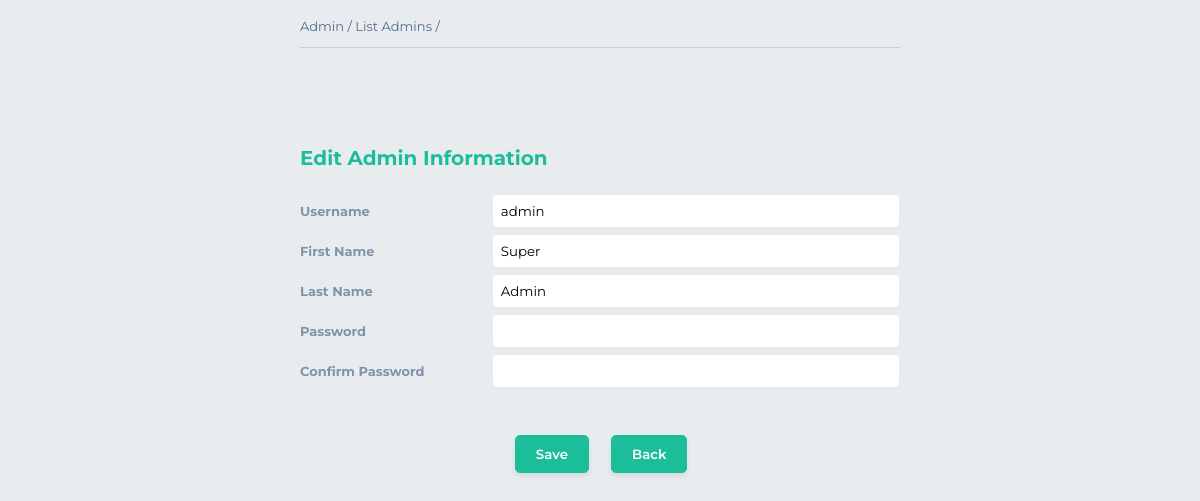
The page /opensips-cp/web/tools/admin/list_admins/list_admins.php?action=edit&id=1 (signed in) on the database its author committed.
### tables this page shows
CREATE TABLE `ocp_admin_privileges` (
  `id` int(10) unsigned NOT NULL AUTO_INCREMENT,
  `first_name` varchar(64) NOT NULL DEFAULT '',
  `last_name` varchar(64) NOT NULL DEFAULT '',
  `username` varchar(64) NOT NULL DEFAULT '',
  `password` varchar(64) NOT NULL DEFAULT '',
  `ha1` varchar(256) DEFAULT '',
  `available_tools` varchar(512) NOT NULL DEFAULT '',
  `permissions` varchar(512) DEFAULT NULL,
  PRIMARY KEY (`id`)
);

### opensips-cp/config/db.inc.php (called while the page is built, shortened)
<?php
if (!isset($config)) $config = new stdClass();
?>

### opensips-cp/config/tools/admin/list_admins/local.inc.php (called while the page is built, shortened)
<?php
 $config->table_list_admins = "ocp_admin_privileges";
?>

### opensips-cp/web/tools/admin/list_admins/template/list_admins.edit.php (the view, shortened to what this page needs)
<?php
$id=$_GET['id'];
$sql = "select * from ".$table." where id=?";
$stm = $link->prepare($sql);
$stm->execute( array($id) );
$resultset = $stm->fetchAll(PDO::FETCH_ASSOC);
?>
<form action="<?=$page_name?>?action=modify&id=<?=$_GET['id']?>" method="post">
<table width="400" cellspacing="2" cellpadding="2" border="0">
 <tr>
 <td colspan="2" class="mainTitle" align="center">Edit Admin Information</td>
 </tr>
 <tr>
  <td class="dataRecord"><b>Username</b></td>
  <td class="dataRecord" width="275"><input type="text" name="listuname" value="<?=$resultset[0]['username']?>" maxlength="128" class="dataInput"></td>
 </tr>
 <tr>
  <td class="dataRecord"><b>First Name</b></td>
  <td class="dataRecord" width="275"><input type="text" name="listfname" value="<?=$resultset[0]['first_name']?>" maxlength="128" class="dataInput"></td>
  </tr>
 <tr>
  <td class="dataRecord"><b>Last Name</b></td>
  <td class="dataRecord" width="275"><input type="text" name="listlname" value="<?=$resultset[0]['last_name']?>" maxlength="128" class="dataInput"></td>
 </tr>
 <tr>
  <td class="dataRecord"><b>Password</b></td>
  <td class="dataRecord" width="275"><input type="password" name="listpasswd" value="<?=$resultset[0]['password']?>" maxlength="128" class="dataInput" autocomplete="off"></td>
 </tr>
 <tr>
  <td class="dataRecord"><b>Confirm Password</b></td>
  <td class="dataRecord" width="275"><input type="password" name="conf_passwd" value="<?=$resultset[0]['password']?>" maxlength="128" class="dataInput" autocomplete="off"></td>
 </tr>
 <tr>
  <td colspan="2" >
    <table cellspacing=20>
      <tr>
        <td class="dataRecord" align="right" width="50%"><input type="submit" name="save" value="Save" class="formButton"></td>
	<td class="dataRecord" align="left" width="50%"><?php print_back_input(); ?></td>
      </tr>
    </table>
 </tr>
</table>
</form>

### opensips-cp/web/style_tools.css (style rules this page uses)
body, table { font-family: 'Montserrat', sans-serif; color:#33333; font-size:13px; }
table { width: 600px; }
.mainTitle { text-align: left; font-weight: bold; font-size: 20px; padding-bottom: 20px; color: #1cbe9a; }
.ButtonLink, .searchButton, .formButton { padding: 10px 20px; border: 1px solid #1cbe9a; background: #1cbe9a; color: #fff; border-radius: 5px; margin: 20px; box-shadow: 0 3px 5px #d2d9e0; cursor: pointer; font-weight: 600; -webkit-transition: all 0.3s; transition: all 0.3s; text-decoration: none; display: inline-block; margin: 20px 0; }
.searchRecord, .dataRecord { font-weight: bold; color: #8194a7; white-space: nowrap; }
.searchRecord:first-child, .dataRecord:first-child { width: 65px; }
.searchInput, .dataSelect, .dataInput { padding: 8px; border-radius: 5px; border: 1px solid #e9ecef; width: 100% !important; height: 34px; }
p, li, td, .menu_active, input, button { font-family: 'Montserrat', sans-serif; }

### rows shown on the page
ocp_admin_privileges: listuname "admin", listfname "Super", listlname "Admin"
